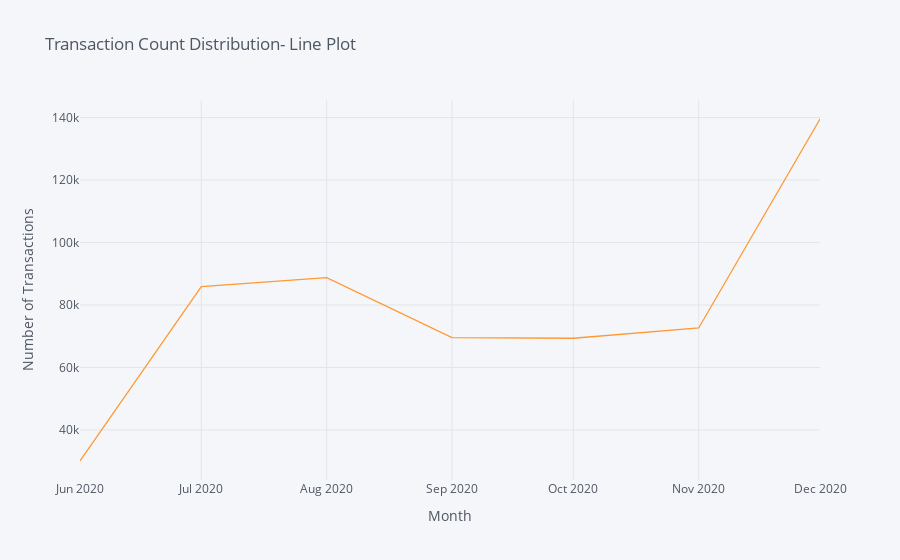

The cell this chart's notebook holds for it:
### Markdown cell above
#### 4. Monthly transaction counts
Find out month wise recorded transaction counts

### Code cell
txncntmnt_grp = report.groupby('trans_month')['trans_count'].sum().reset_index()

# Pie chart
txncntmnt_grp.iplot(
    kind='line', 
    x="trans_month", 
    y="trans_count",
    xTitle='Month',
    yTitle='Number of Transactions',
    title='Transaction Count Distribution- Line Plot')

### Figure 1 — Plotly figure (JSON) as saved in the notebook; plotly's stock layout.template omitted (floating-point values rounded to 4 significant figures)
{"data": [{"line": {"color": "rgba(255, 153, 51, 1.0)", "dash": "solid", "shape": "linear", "width": 1.3}, "mode": "lines", "name": "trans_count", "text": "", "type": "scatter", "x": ["2020-06", "2020-07", "2020-08", "2020-09", "2020-10", "2020-11", "2020-12"], "y": [30057, 85848, 88759, 69533, 69348, 72635, 139538]}], "layout": {"legend": {"bgcolor": "#F5F6F9", "font": {"color": "#4D5663"}}, "paper_bgcolor": "#F5F6F9", "plot_bgcolor": "#F5F6F9", "title": {"font": {"color": "#4D5663"}, "text": "Transaction Count Distribution- Line Plot"}, "xaxis": {"gridcolor": "#E1E5ED", "showgrid": true, "tickfont": {"color": "#4D5663"}, "title": {"font": {"color": "#4D5663"}, "text": "Month"}, "zerolinecolor": "#E1E5ED"}, "yaxis": {"gridcolor": "#E1E5ED", "showgrid": true, "tickfont": {"color": "#4D5663"}, "title": {"font": {"color": "#4D5663"}, "text": "Number of Transactions"}, "zerolinecolor": "#E1E5ED"}}}
